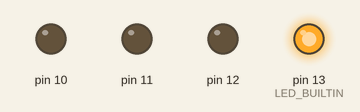
This sketch was run on a simulated Arduino Uno, built with avr-gcc and run on an emulated ATmega328P. On the bench: output pins drawn as LEDs (lit = HIGH).

Above: at 0.5 s.
At 2.5 s:
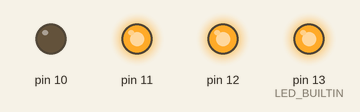
At 3.5 s:
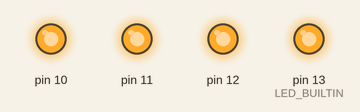
At 4.5 s:
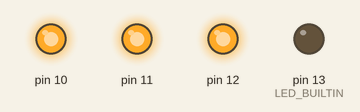
At 6.5 s:
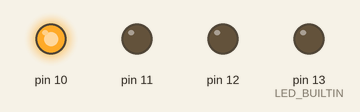
At 9.5 s:
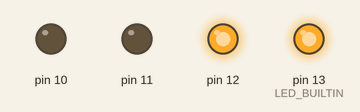
Timing chart, 0 to 10.4 s (numbered marks = the images above):
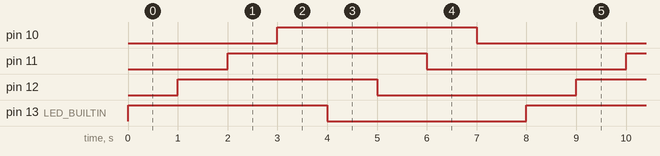

Measured:
- by itself, pin 10–12, pin 13 (LED_BUILTIN): alternates HIGH for 4.0 s and LOW for 4.0 s
- by itself, everything shown: repeats every 8.0 s, in 8 steps

The sketch:

Proiect1_Versiunea_1.ino
```cpp
int animationSpeed = 0;

void setup()
{
  pinMode(LED_BUILTIN, OUTPUT);
  pinMode(12, OUTPUT);
  pinMode(11, OUTPUT);
  pinMode(10, OUTPUT);
}

void loop()
{
  animationSpeed = 1000;
  digitalWrite(LED_BUILTIN, HIGH);
  delay(animationSpeed);
  digitalWrite(12, HIGH);
  delay(animationSpeed);
  digitalWrite(11, HIGH);
  delay(animationSpeed);
  digitalWrite(10, HIGH);
  delay(animationSpeed);
  digitalWrite(LED_BUILTIN, LOW);
  delay(animationSpeed);
  digitalWrite(12, LOW);
  delay(animationSpeed);
  digitalWrite(11, LOW);
  delay(animationSpeed);
  digitalWrite(10, LOW);
  delay(animationSpeed);


}
```
